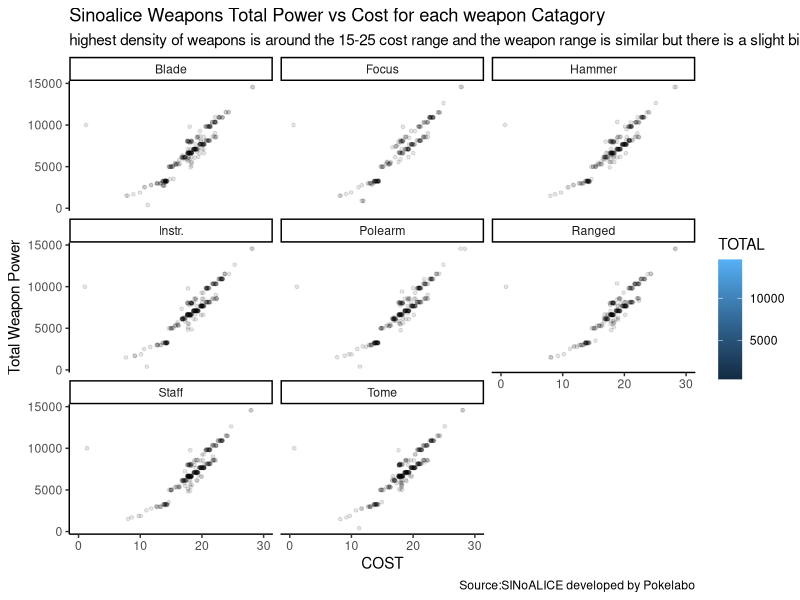

Recreate this plot in R.
## ---- chunk 1
knitr::opts_chunk$set(echo = FALSE)
library(tidyverse)
## ---- chunk 2
raw_data = read_csv("FinalProjectDatax.csv") 
  x <- raw_data 
  

  
  


        
## ---- chunk 3
x %>% 
  group_by(TOTAL) %>% 
  mutate(TOTAL= str_remove(TOTAL,"Lv140")) %>% 
  mutate(TOTAL= parse_number(TOTAL)) %>% 
  ggplot(aes(x=COST,y=TOTAL, fill=TOTAL))+
  geom_jitter(alpha=.1, size=1)+
  theme_classic()+
  facet_wrap(~Type)+
  coord_cartesian(xlim = c(0, 30))+
  labs(title= "Sinoalice Weapons Total Power vs Cost for each weapon Catagory", subtitle= "highest density of weapons is around the 15-25 cost range and the weapon range is similar but there is a slight bias for multi target weapons ", y="Total Weapon Power", caption = "Source:SINoALICE developed by Pokelabo")
